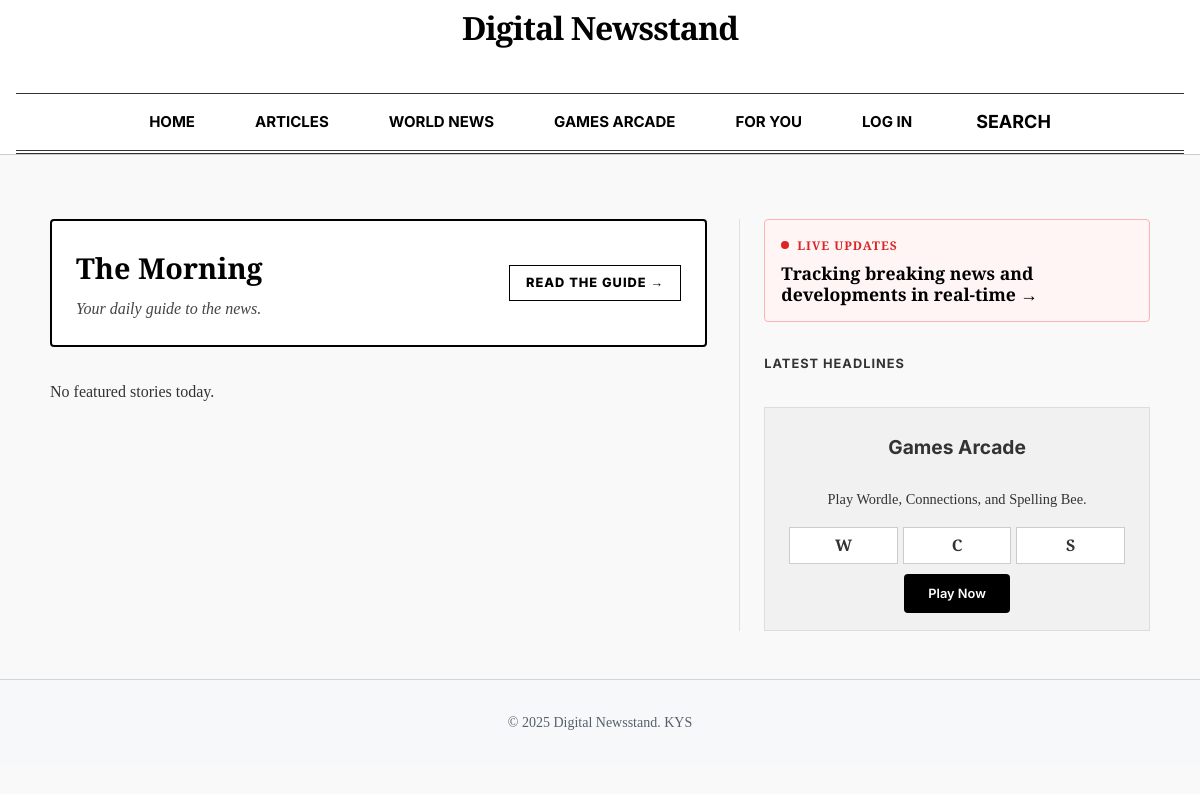
/, run on an earlier commit of the app's database.
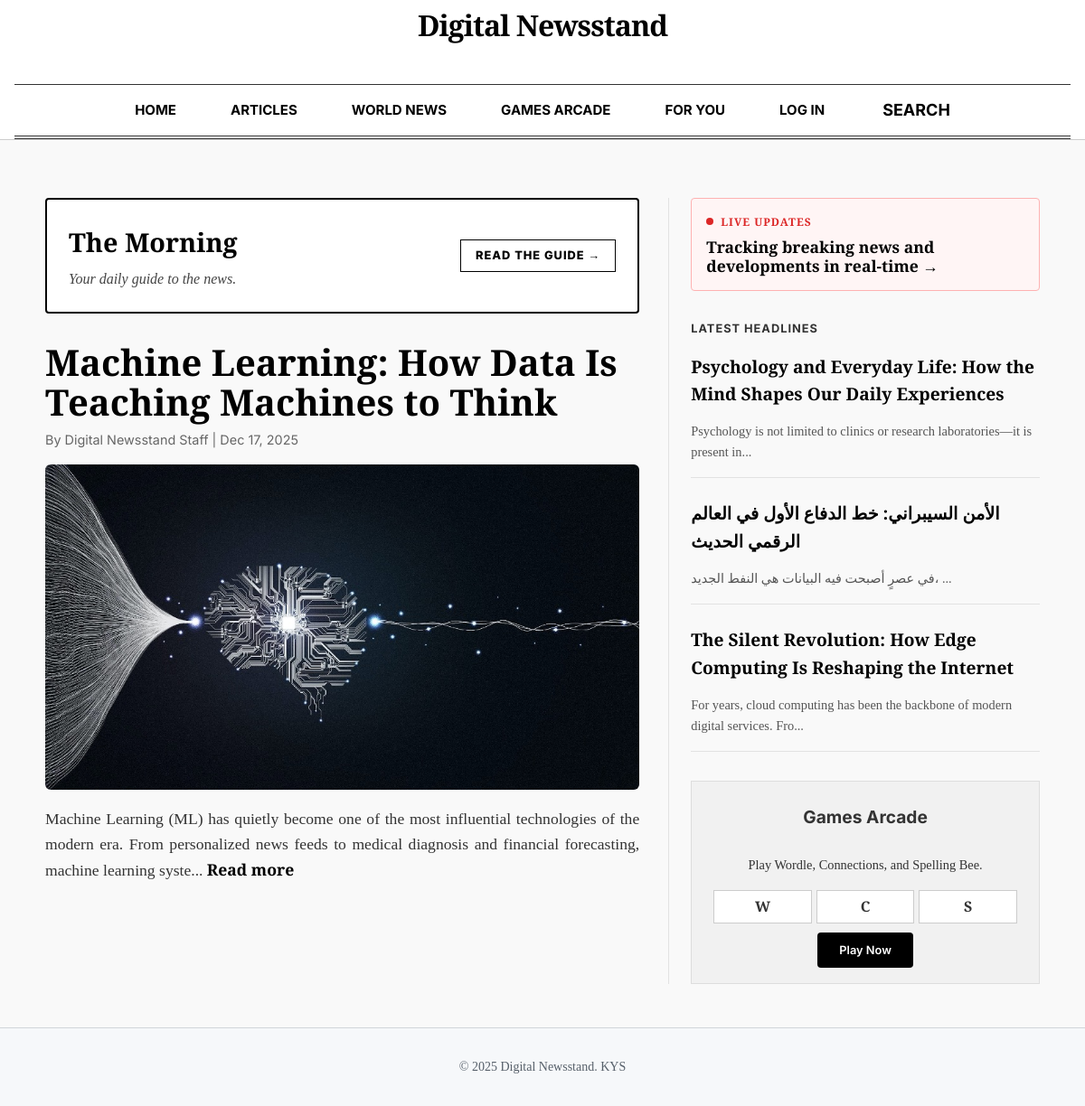
And on a later commit of the database.
### tables this page shows
CREATE TABLE `articles` (
  `id` int NOT NULL AUTO_INCREMENT,
  `title` varchar(255) NOT NULL,
  `content` text NOT NULL,
  `author` varchar(100) DEFAULT NULL,
  `category` varchar(100) DEFAULT NULL,
  `language` varchar(10) DEFAULT 'en',
  `thumbnail` varchar(255) DEFAULT NULL,
  `created_at` timestamp NULL DEFAULT CURRENT_TIMESTAMP,
  `status` enum('draft','published','archived') DEFAULT 'draft',
  `scheduled_at` datetime DEFAULT NULL,
  `is_featured` tinyint(1) DEFAULT '0',
  `visibility` enum('public','subscribed') DEFAULT 'public',
  `tags` text,
  `required_level` int DEFAULT '0',
  `required_plan_id` int DEFAULT NULL,
  PRIMARY KEY (`id`)
);

### src/index.php (called while the page is built, shortened)
<?php
require __DIR__ . '/config/DataBase_Connection.php';
$selectedLang = $_SESSION['lang'] ?? 'en';
$page = $_GET['page'] ?? "";
Router::route($page, $selectedLang);

### src/Config/DataBase_Connection.php (called while the page is built, shortened)
<?php
if (!class_exists('Database')) {
class Database {
    private static $instance = null;
    private $host;
    private $db_name;
    private $username;
    private $password;
    public $conn = null;
    private function __construct() {
        $this->host = getenv('DB_HOST') ?: 'db';
        $this->db_name = getenv('DB_NAME') ?: 'News';
        $this->username = getenv('DB_USER') ?: 'Rain';
        $this->password = getenv('DB_PASS') ?: 'Sunny';
    }
    public static function getInstance(): Database {
        if (self::$instance === null) {
            self::$instance = new self();
        }
        return self::$instance;
    }
    public function connect() {
        try {
            $this->conn = new PDO(
                "mysql:host={$this->host};dbname={$this->db_name};charset=utf8",
                $this->username,
                $this->password
            );
            $this->conn->setAttribute(PDO::ATTR_ERRMODE, PDO::ERRMODE_EXCEPTION);
        } catch(PDOException $e) {
            die("Database Connection Error: " . $e->getMessage());
        }
        return $this->conn;
    }
}
}

### src/Models/Article.php (called while the page is built, shortened)
<?php
require_once __DIR__ . "/../Config/DataBase_Connection.php";
class Article {
    private PDO $conn;
    public function __construct() {
        $this->conn = Database::getInstance()->connect();
    }
    public function getLatest(int $limit = 5): array {
        $stmt = $this->conn->prepare(
            "SELECT id, title, content as description, thumbnail, COALESCE(scheduled_at, created_at) as publishedAt, author
             FROM articles
             WHERE status = 'published'
             ORDER BY is_featured DESC, COALESCE(scheduled_at, created_at) DESC
             LIMIT ?"
        );
        $stmt->bindValue(1, $limit, PDO::PARAM_INT);
        $stmt->execute();
        return $stmt->fetchAll(PDO::FETCH_ASSOC);
    }
}

### src/Views/Home.php (the view, shortened to what the changed rows need)
<?php include(__DIR__ . '/layout/Header.php'); ?>
<?php
require_once __DIR__ . '/../Models/Article.php';
$articleModel = new Article();
$latestArticles = [];
try {
    $latestArticles = $articleModel->getLatest(4);
} catch (Exception $e) { }
$mainStory = $latestArticles[0] ?? null;
$sideStories = array_slice($latestArticles, 1, 3);
?>
<div class="container" style="max-width: 1100px; margin: 2rem auto; padding: 0 1rem;">
    <div class="newspaper-grid" style="display: grid; grid-template-columns: 1.6fr 1fr; gap: 2rem; margin-bottom: 3rem;">
        <section class="main-column">
            <section class="morning-banner" style="background: #fff; color: #000; border: 2px solid #000; padding: 1.5rem; border-radius: 4px; margin-bottom: 2rem; display: flex; align-items: center; justify-content: space-between; cursor: pointer; transition: transform 0.2s;" onclick="window.location.href='?page=morning'">
                <div>
                    <h2 class="serif-headline" style="font-size: 1.8rem; margin: 0; color: #000;">The Morning</h2>
                </div>
                <div style="font-family: var(--font-sans); font-weight: 800; font-size: 0.8rem; border: 1.5px solid #000; padding: 0.4rem 1rem; letter-spacing: 1px;">
                </div>
            </section>
            <?php if ($mainStory): ?>
                <article class="lead-story" style="margin-bottom: 2rem;">
                    <a href="?page=article&id=<?= $mainStory['id'] ?>" style="color: black;">
                        <h2 class="serif-headline" style="font-size: 2.5rem; line-height: 1.1;"><?= htmlspecialchars($mainStory['title']) ?></h2>
                    </a>
                    <div style="font-family: var(--font-sans); color: #666; font-size: 0.9rem; margin-bottom: 1rem;">
                        By Digital Newsstand Staff | <?= date('M j, Y', strtotime($mainStory['publishedAt'] ?? 'now')) ?>
                    </div>
                    <?php if (!empty($mainStory['thumbnail'])): ?>
                        <div style="margin-bottom: 1rem;">
                            <div class="lead-story-image">
                                <img src="<?= htmlspecialchars($mainStory['thumbnail']) ?>" alt="Cover">
                            </div>
                        </div>
                    <?php endif; ?>
                    <p style="font-size: 1.1rem; text-align: justify;">
                        <?= htmlspecialchars(substr($mainStory['description'] ?? '', 0, 200)) ?>...
                        <a href="?page=article&id=<?= $mainStory['id'] ?>" style="font-weight: bold;">Read more</a>
                    </p>
                </article>
            <?php else: ?>
                <p>No featured stories today.</p>
            <?php endif; ?>
        </section>
        <aside class="side-column" style="border-left: 1px solid var(--border-light); padding-left: 1.5rem;">
            <?php foreach ($sideStories as $story): ?>
                <article style="margin-bottom: 1.5rem; border-bottom: 1px solid var(--border-light); padding-bottom: 1rem;">
                    <a href="?page=article&id=<?= $story['id'] ?>" style="color: black;">
                        <h4 class="serif-headline" style="font-size: 1.2rem;"><?= htmlspecialchars($story['title']) ?></h4>
                    </a>
                    <p style="font-size: 0.9rem; color: #555; margin-bottom: 0;">
                        <?= htmlspecialchars(substr($story['description'] ?? '', 0, 80)) ?>...
                    </p>
                </article>
            <?php endforeach; ?>
        </aside>
    </div>
</div>
<?php include(__DIR__ . '/layout/Footer.php'); ?>

What changed in the data, as far as the page shows it:
added articles: title "Machine Learning: How Data Is Teaching Machines to Think", thumbnail (picture), content "Machine Learning (ML) has quietly become one of the most influential technologies of the modern era. From personalized news feeds to medical diagnosis and financial forecasting, machine learning syste"
added articles: title "Psychology and Everyday Life: How the Mind Shapes Our Daily Experiences", content "Psychology is not limited to clinics or research laboratories—it is present in"
added articles: title "الأمن السيبراني: خط الدفاع الأول في العالم الرقمي الحديث", content "في عصرٍ أصبحت فيه البيانات هي النفط الجديد،"
added articles: title "The Silent Revolution: How Edge Computing Is Reshaping the Internet", content "For years, cloud computing has been the backbone of modern digital services. Fro"
Also different on the page:
date('M j, Y', strtotime($mainStory['publishedAt'] ?? 'now')): (not shown) → "Dec 17, 2025"
text no longer shown: "No featured stories today."
text now shown: "By Digital Newsstand Staff | ... Read more"
